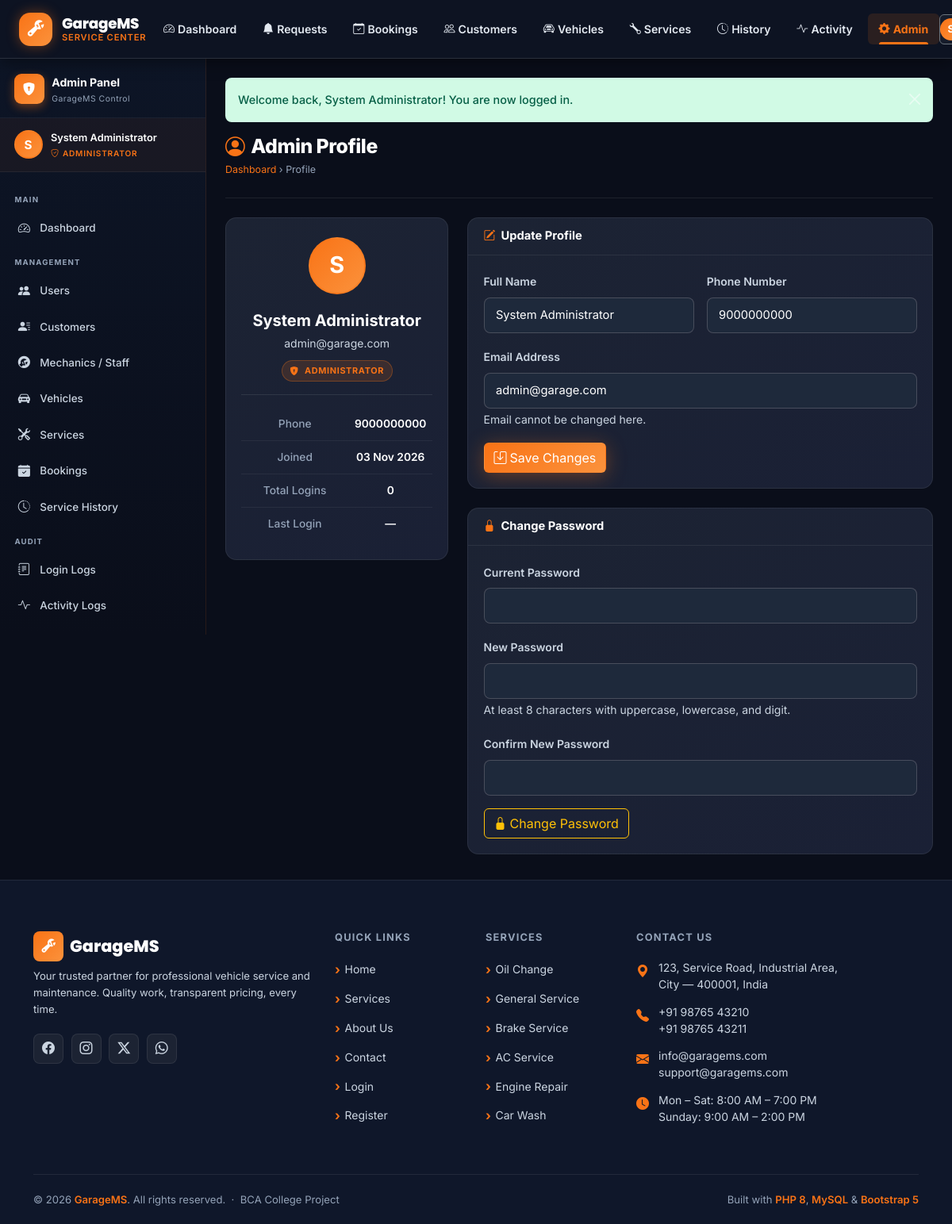
Screenshot of /admin/profile.php (signed in) with the database file from the repository.
### tables this page shows
CREATE TABLE `users` (
    `id`         INT UNSIGNED     NOT NULL AUTO_INCREMENT,
    `name`       VARCHAR(100)     NOT NULL                   COMMENT 'Full name of the user',
    `email`      VARCHAR(150)     NOT NULL                   COMMENT 'Unique login email',
    `password`   VARCHAR(255)     NOT NULL                   COMMENT 'bcrypt hash — never plain text',
    `role`       ENUM('admin','staff','customer')
                                  NOT NULL DEFAULT 'staff'   COMMENT 'Access level',
    `phone`      VARCHAR(20)      DEFAULT NULL               COMMENT 'Contact number',
    `created_at` TIMESTAMP        NOT NULL DEFAULT CURRENT_TIMESTAMP,
    `updated_at` TIMESTAMP        NOT NULL DEFAULT CURRENT_TIMESTAMP
                                            ON UPDATE CURRENT_TIMESTAMP,

    PRIMARY KEY (`id`),

     
    UNIQUE  KEY `uq_users_email`  (`email`),

     
    INDEX       `idx_users_role`  (`role`)

);

### admin/profile.php (the view, shortened to what this page needs)
<?php
require_once __DIR__ . '/../includes/header.php';
$pdo    = getDBConnection();
$userId = currentUserId();
try {
    $stmtAdmin = $pdo->prepare("SELECT id, name, email, phone, created_at FROM users WHERE id=? AND role='admin' LIMIT 1");
    $stmtAdmin->execute([$userId]);
    $adminData = $stmtAdmin->fetch();
    $totalLogins    = (int)$pdo->prepare("SELECT COUNT(*) FROM login_logs WHERE user_id=?")->execute([$userId]) ? 0 : 0;
    $stmtLogins     = $pdo->prepare("SELECT COUNT(*) FROM login_logs WHERE user_id=?");
    $stmtLogins->execute([$userId]);
    $totalLogins    = (int)$stmtLogins->fetchColumn();
    $stmtLastLogin  = $pdo->prepare("SELECT login_time FROM login_logs WHERE user_id=? ORDER BY login_time DESC LIMIT 1");
    $stmtLastLogin->execute([$userId]);
    $lastLogin      = $stmtLastLogin->fetchColumn();
} catch (PDOException $e) {
    error_log('[GarageMS] Admin profile: ' . $e->getMessage());
    $adminData = null;
}
require_once __DIR__ . '/../includes/navbar.php';
require_once __DIR__ . '/includes/admin_nav.php';
?>
<div class="admin-content">
    <div class="admin-page-header">
        <div>
            <h1 class="admin-page-title"><i class="bi bi-person-circle"></i>Admin Profile</h1>
            <div class="admin-breadcrumb"><a href="<?= BASE_URL ?>admin/dashboard.php">Dashboard</a> › Profile</div>
        </div>
    </div>
    <div class="row g-4">
        <div class="col-md-4">
            <div class="admin-card text-center">
                <div class="admin-card-body py-4">
                    <div class="admin-user-avatar mx-auto mb-3" style="width:72px;height:72px;font-size:1.8rem;">
                        <?= strtoupper(mb_substr($adminData['name'],0,1)) ?>
                    </div>
                    <div class="fw-bold text-white fs-5"><?= e($adminData['name']) ?></div>
                    <div class="text-muted small mb-2"><?= e($adminData['email']) ?></div>
                    <span class="admin-badge admin-badge-admin">
                        <i class="bi bi-shield-lock-fill me-1"></i>Administrator
                    </span>
                    <hr class="border-secondary my-3">
                    <div class="admin-detail-row"><span class="admin-detail-label">Phone</span><span class="admin-detail-value"><?= e($adminData['phone'] ?? '—') ?></span></div>
                    <div class="admin-detail-row"><span class="admin-detail-label">Joined</span><span class="admin-detail-value"><?= formatDate($adminData['created_at']) ?></span></div>
                    <div class="admin-detail-row"><span class="admin-detail-label">Total Logins</span><span class="admin-detail-value"><?= $totalLogins ?></span></div>
                    <div class="admin-detail-row"><span class="admin-detail-label">Last Login</span><span class="admin-detail-value"><?= $lastLogin ? formatDateTime($lastLogin) : '—' ?></span></div>
                </div>
            </div>
        </div>
        <div class="col-md-8">
            <div class="admin-card mb-4">
                <div class="admin-card-header">
                    <h5 class="admin-card-title"><i class="bi bi-pencil-square"></i>Update Profile</h5>
                </div>
                <div class="admin-card-body">
                    <form method="POST" action="<?= BASE_URL ?>admin/profile.php">
                        <div class="row g-3">
                            <div class="col-md-6">
                                <label class="form-label text-muted small fw-semibold">Full Name</label>
                                <input type="text" name="name" class="form-control gms-input"
                                       value="<?= e($adminData['name']) ?>" required maxlength="100">
                            </div>
                            <div class="col-md-6">
                                <label class="form-label text-muted small fw-semibold">Phone Number</label>
                                <input type="text" name="phone" class="form-control gms-input"
                                       value="<?= e($adminData['phone'] ?? '') ?>" required maxlength="20">
                            </div>
                            <div class="col-12">
                                <label class="form-label text-muted small fw-semibold">Email Address</label>
                                <input type="email" class="form-control gms-input" value="<?= e($adminData['email']) ?>" disabled>
                                <small class="text-muted">Email cannot be changed here.</small>
                            </div>
                        </div>
                        <div class="mt-3">
                            <button type="submit" class="btn btn-gms-primary">
                                <i class="bi bi-save me-1"></i>Save Changes
                            </button>
                        </div>
                    </form>
                </div>
            </div>
            <div class="admin-card">
                <div class="admin-card-header">
                    <h5 class="admin-card-title"><i class="bi bi-lock-fill"></i>Change Password</h5>
                </div>
                <div class="admin-card-body">
                    <form method="POST" action="<?= BASE_URL ?>admin/profile.php">
                        <div class="mb-3">
                            <label class="form-label text-muted small fw-semibold">Current Password</label>
                            <input type="password" name="current_password" class="form-control gms-input" required>
                        </div>
                        <div class="mb-3">
                            <label class="form-label text-muted small fw-semibold">New Password</label>
                            <input type="password" name="new_password" class="form-control gms-input" required minlength="8">
                            <small class="text-muted">At least 8 characters with uppercase, lowercase, and digit.</small>
                        </div>
                        <div class="mb-3">
                            <label class="form-label text-muted small fw-semibold">Confirm New Password</label>
                            <input type="password" name="confirm_password" class="form-control gms-input" required>
                        </div>
                        <button type="submit" class="btn btn-outline-warning">
                            <i class="bi bi-lock-fill me-1"></i>Change Password
                        </button>
                    </form>
                </div>
            </div>
        </div>
    </div>
</div>
<?php
require_once __DIR__ . '/includes/admin_footer.php';
require_once __DIR__ . '/../includes/footer.php';
?>

### rows the page displays
users: name "S", name "System Administrator", email "admin@garage.com", phone "9000000000", created_at "03 Nov 2026"

### other values shown
mb_substr($_SESSION['user_name'] ?? 'A', 0, 1) "S"
$_SESSION['user_name'] "System Administrator"
$msg "Welcome back, System Administrator! You are now logged in."
$totalLogins "0"
